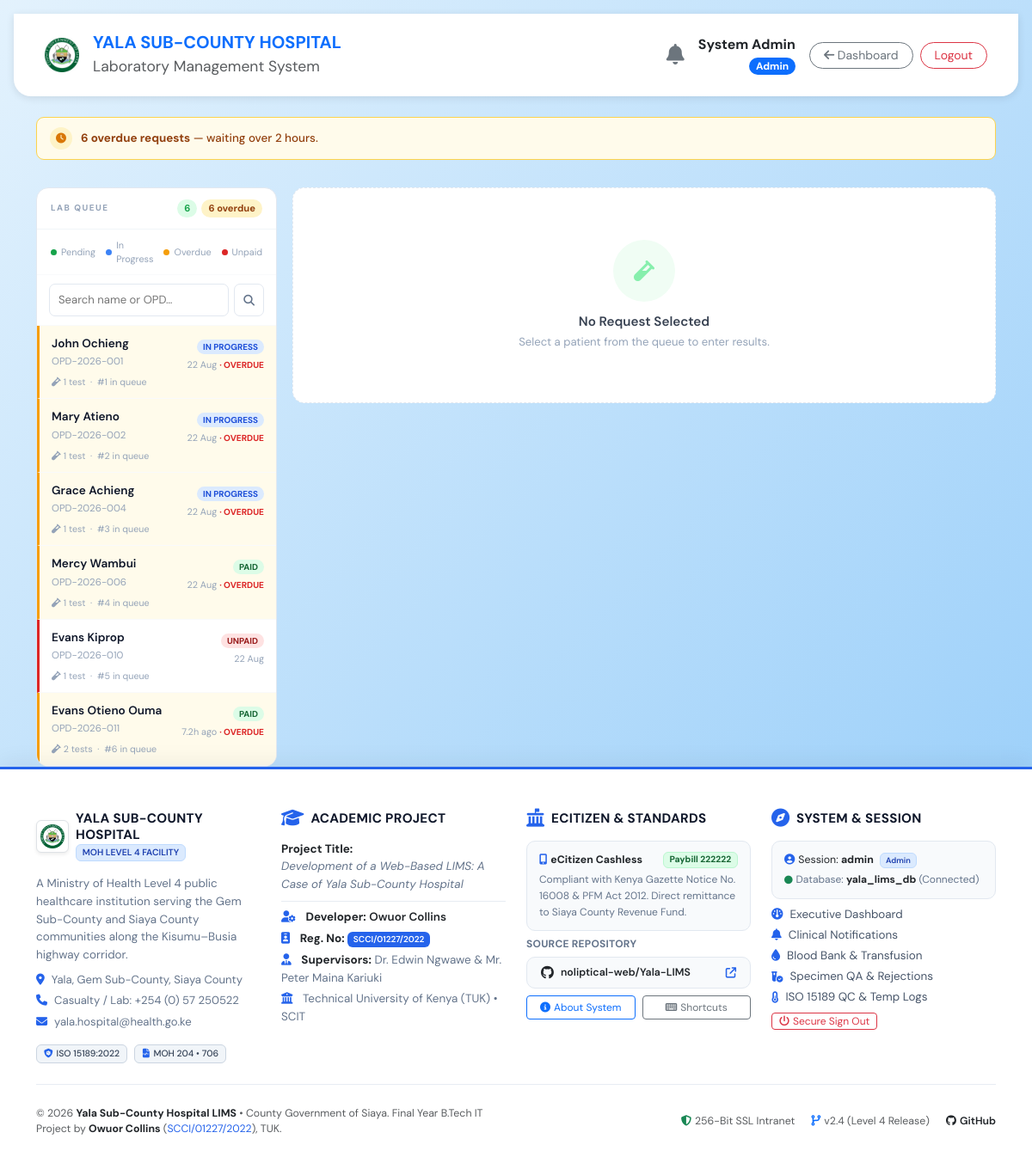
Page /enter_results.php (signed in) on the committed database.
### tables this page shows
CREATE TABLE `lab_requests` (
  `request_id` int(11) NOT NULL AUTO_INCREMENT,
  `patient_id` int(11) DEFAULT NULL,
  `requested_by` varchar(100) DEFAULT NULL,
  `request_date` timestamp NOT NULL DEFAULT current_timestamp(),
  `status` enum('Pending','In Progress','Completed','Rejected') DEFAULT 'Pending',
  `payment_status` enum('Unpaid','Paid') DEFAULT 'Unpaid',
  PRIMARY KEY (`request_id`),
  KEY `patient_id` (`patient_id`),
  CONSTRAINT `lab_requests_ibfk_1` FOREIGN KEY (`patient_id`) REFERENCES `patients` (`patient_id`)
);

CREATE TABLE `patients` (
  `patient_id` int(11) NOT NULL AUTO_INCREMENT,
  `opd_number` varchar(20) NOT NULL,
  `full_name` varchar(100) NOT NULL,
  `age` int(11) NOT NULL,
  `gender` enum('Male','Female','Other') NOT NULL,
  `phone_number` varchar(15) DEFAULT NULL,
  `insurance_provider` varchar(100) NOT NULL DEFAULT '',
  `insurance_number` varchar(100) NOT NULL DEFAULT '',
  `insurance_type` enum('None','SHA','Private','NHIF-Legacy','Corporate') NOT NULL DEFAULT 'None',
  `registered_at` timestamp NOT NULL DEFAULT current_timestamp(),
  `insurance_member_no` varchar(100) NOT NULL DEFAULT '',
  PRIMARY KEY (`patient_id`),
  UNIQUE KEY `opd_number` (`opd_number`)
);

### enter_results.php (the view, shortened to what the rows shown need)
<?php
require_once 'includes/db_connect.php';
$queue_search = trim($_GET['q'] ?? '');
$queue_sql = "SELECT r.request_id,p.full_name,p.opd_number,r.request_date,r.payment_status,r.status,
                     (SELECT COUNT(*) FROM test_results tr WHERE tr.request_id=r.request_id) as test_count
              FROM lab_requests r JOIN patients p ON r.patient_id=p.patient_id
              WHERE r.status IN ('Pending','In Progress')";
$queue_sql.=" ORDER BY CASE r.status WHEN 'In Progress' THEN 0 ELSE 1 END, r.request_date ASC";
$queue_result=$conn->query($queue_sql);
$queue_rows=[];
if($queue_result) while($qrow=$queue_result->fetch_assoc()) $queue_rows[]=$qrow;
$queue_total=count($queue_rows);
include 'includes/header.php';
?>
<div class="lw">
<div class="qpanel">
    <div class="qlist">
    <?php if($queue_total>0): $pos=1; foreach($queue_rows as $row):
        $isActive   = isset($_GET['manage_id'])&&$_GET['manage_id']==$row['request_id'];
        $isUnpaid   = $row['payment_status']=='Unpaid';
        $isProgress = $row['status']=='In Progress';
        $age        = time()-strtotime($row['request_date']);
        $isOverdue  = $age>7200&&!$isUnpaid;
        $cls        = $isActive?'active':($isUnpaid?'unpaid':($isOverdue?'overdue':($isProgress?'inprog':'')));
        $qBase      = $queue_search?'?q='.urlencode($queue_search).'&manage_id=':'?manage_id=';
    ?>
    <a href="<?php echo $qBase.$row['request_id']; ?>" class="qi <?php echo $cls; ?>">
        <div style="display:flex;align-items:flex-start;justify-content:space-between;gap:8px">
            <div style="min-width:0;flex:1">
                <div class="qiname"><?php echo htmlspecialchars($row['full_name']); ?></div>
                <div class="qiopd"><?php echo htmlspecialchars($row['opd_number']); ?></div>
            </div>
            <div style="text-align:right;flex-shrink:0">
                <?php if($isUnpaid): ?><span class="qibadge unpaid">UNPAID</span>
                <?php elseif($isProgress): ?><span class="qibadge prog">IN PROGRESS</span>
                <?php else: ?><span class="qibadge paid">PAID</span><?php endif; ?>
                <div class="qitime">
                    <?php if($age<3600) echo round($age/60).'m ago'; elseif($age<86400) echo round($age/3600,1).'h ago'; else echo date('d M',strtotime($row['request_date'])); ?>
                    <?php if($isOverdue): ?><span class="qioverdue"> · OVERDUE</span><?php endif; ?>
                </div>
            </div>
        </div>
        <div class="qitests"><i class="fa-solid fa-vial" style="margin-right:3px"></i><?php echo $row['test_count']; ?> test<?php echo $row['test_count']!=1?'s':''; ?> &nbsp;·&nbsp; #<?php echo $pos++; ?> in queue</div>
    </a>
    <?php endforeach; else: ?>
    <div class="q-empty"><i class="fa-solid fa-mug-hot" style="font-size:1.8rem;display:block;margin-bottom:10px;opacity:.3"></i><?php echo $queue_search?'No results found.':'All caught up!'; ?></div>
    <?php endif; ?>
    </div>
</div>
</div>
<?php include 'includes/footer.php'; ?>

### rows in the picture
lab_requests: patient.full_name "John Ochieng", patient.opd_number "OPD-2026-001", payment_status "IN PROGRESS", request_date "22 Aug", test_count "1"
lab_requests: patient.full_name "Mary Atieno", patient.opd_number "OPD-2026-002", payment_status "IN PROGRESS", request_date "22 Aug", test_count "1"
lab_requests: patient.full_name "Grace Achieng", patient.opd_number "OPD-2026-004", payment_status "IN PROGRESS", request_date "22 Aug", test_count "1"
lab_requests: patient.full_name "Mercy Wambui", patient.opd_number "OPD-2026-006", payment_status "PAID", request_date "22 Aug", test_count "1"
lab_requests: patient.full_name "Evans Kiprop", patient.opd_number "OPD-2026-010", payment_status "UNPAID", request_date "22 Aug", test_count "1"
lab_requests: patient.full_name "Evans Otieno Ouma", patient.opd_number "OPD-2026-011", payment_status "PAID", test_count "2"

### other values in the picture
$_SESSION['full_name'] "System Admin"
$_SESSION['role'] "Admin"
$overdue_count "6"
$queue_total "6"
$_SESSION['username'] "admin"
